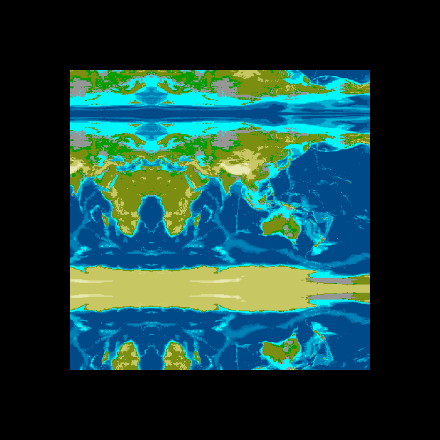

Write the Python code that produced this figure.
#!/usr/bin/env python

# Quantize an earth image to 16 colors using vtkImageQuantizeRGBToIndex.

# Factory overrides
import vtkmodules.vtkInteractionStyle  # noqa: F401
import vtkmodules.vtkRenderingFreeType  # noqa: F401
import vtkmodules.vtkRenderingOpenGL2  # noqa: F401

import os

from vtkmodules.vtkIOImage import vtkPNMReader
from vtkmodules.vtkImagingColor import (
    vtkImageMapToRGBA,
    vtkImageQuantizeRGBToIndex,
)
from vtkmodules.vtkImagingCore import vtkImageMirrorPad
from vtkmodules.vtkRenderingCore import (
    vtkImageActor,
    vtkRenderWindow,
    vtkRenderWindowInteractor,
    vtkRenderer,
)

# Read earth image
reader = vtkPNMReader()
reader.ReleaseDataFlagOff()
data_dir = os.environ.get("VPE_DATA_DIR", os.path.dirname(os.path.abspath(__file__)))

reader.SetFileName(os.path.join(data_dir, "earth.ppm"))

# Mirror pad to make image larger
pad = vtkImageMirrorPad()
pad.SetInputConnection(reader.GetOutputPort())
pad.SetOutputWholeExtent(-120, 320, -120, 320, 0, 0)

# Quantize to 16 colors
quantize = vtkImageQuantizeRGBToIndex()
quantize.SetInputConnection(pad.GetOutputPort())
quantize.SetNumberOfColors(16)
quantize.Update()

# Map indexed image back to RGBA
color_map = vtkImageMapToRGBA()
color_map.SetInputConnection(quantize.GetOutputPort())
color_map.SetLookupTable(quantize.GetLookupTable())
color_map.Update()

# Display with vtkImageActor
image_actor = vtkImageActor()
image_actor.GetMapper().SetInputConnection(color_map.GetOutputPort())

# Renderer
renderer = vtkRenderer()
renderer.AddActor(image_actor)

# Window
render_window = vtkRenderWindow()
render_window.AddRenderer(renderer)
render_window.SetSize(440, 440)
render_window.SetWindowName("quantize to 16 colors")

# Scene
renderer.ResetCamera()

# Interactor
interactor = vtkRenderWindowInteractor()
interactor.SetRenderWindow(render_window)

interactor.Initialize()
interactor.Start()
